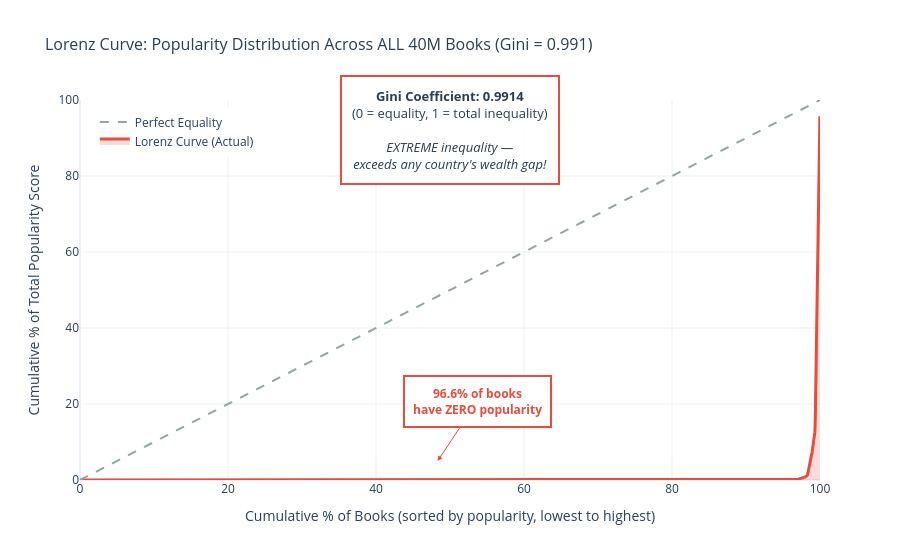

Notebook code cell kept with this figure:
### Code cell
# Lorenz Curve Visualization: 40 Million All Books

fig_40m = go.Figure()

# Add Lorenz curve (actual distribution)
fig_40m.add_trace(go.Scatter(
    x=cumulative_books_pct_40m_sample,
    y=cumulative_popularity_pct_40m_sample,
    mode='lines',
    name='Lorenz Curve (Actual)',
    line=dict(color='#E74C3C', width=3),
    fill='tonexty',
    fillcolor='rgba(231, 76, 60, 0.2)',
    hovertemplate='<b>Bottom %{x:.1f}% of books</b><br>Have %{y:.1f}% of popularity<extra></extra>'
))

# Add perfect equality line (diagonal)
fig_40m.add_trace(go.Scatter(
    x=[0, 100],
    y=[0, 100],
    mode='lines',
    name='Perfect Equality',
    line=dict(color='#95A5A6', width=2, dash='dash'),
    hovertemplate='Perfect Equality Line<extra></extra>'
))

# Add annotation highlighting zero-popularity books
fig_40m.add_annotation(
    x=zero_popularity_pct / 2, y=5,
    text=f"<b>{zero_popularity_pct:.1f}% of books<br>have ZERO popularity</b>",
    showarrow=True,
    arrowhead=2,
    arrowcolor='#E74C3C',
    ax=40, ay=-60,
    font=dict(size=12, color='#E74C3C'),
    bgcolor='rgba(255, 255, 255, 0.9)',
    bordercolor='#E74C3C',
    borderwidth=2,
    borderpad=8
)

# Add Gini annotation
fig_40m.add_annotation(
    x=50, y=92,
    text=f"<b>Gini Coefficient: {gini_40m:.4f}</b><br>" +
         f"(0 = equality, 1 = total inequality)<br><br>" +
         f"<i>EXTREME inequality —<br>" +
         f"exceeds any country's wealth gap!</i>",
    showarrow=False,
    font=dict(size=13, color='#2C3E50'),
    bgcolor='rgba(255, 255, 255, 0.9)',
    bordercolor='#E74C3C',
    borderwidth=2,
    borderpad=10
)

# Update layout
fig_40m.update_layout(
    title=dict(
        text=f"Lorenz Curve: Popularity Distribution Across ALL 40M Books (Gini = {gini_40m:.3f})",
        font=dict(size=16, color='#2C3E50')
    ),
    xaxis=dict(
        title='Cumulative % of Books (sorted by popularity, lowest to highest)',
        showgrid=True,
        gridcolor='#ECF0F1',
        range=[0, 100]
    ),
    yaxis=dict(
        title='Cumulative % of Total Popularity Score',
        showgrid=True,
        gridcolor='#ECF0F1',
        range=[0, 100]
    ),
    template='plotly_white',
    hovermode='x unified',
    font=dict(size=12),
    showlegend=True,
    legend=dict(x=0.02, y=0.98)
)

fig_40m.show()
fig_40m.write_html(FIGURES_DIR / 'lorenz_curve_40m.html')
print(f"\nSaved: {FIGURES_DIR / 'lorenz_curve_40m.html'}")

print(f"\n💡 INTERPRETATION (40M All Books):")
print(f"   - Gini of {gini_40m:.3f} is EXTREME — near theoretical maximum")
print(f"   - {zero_popularity_pct:.1f}% of books have zero popularity")
print(f"   - Curve hugs x-axis for most of its length, then spikes dramatically")
print(f"   - This reveals the TRUE scale of the Long Tail phenomenon")

# Comparison table
print(f"\n" + "="*60)
print("COMPARISON: 3M Active vs 40M Total")
print("="*60)
print(f"{'Metric':<30} {'3M Active':<20} {'40M Total':<20}")
print("-"*60)
print(f"{'Gini Coefficient':<30} {gini_3m:<20.4f} {gini_40m:<20.4f}")
print(f"{'Books with zero popularity':<30} {'0 (by definition)':<20} {f'{zero_popularity_count:,} ({zero_popularity_pct:.1f}%)':<20}")
print(f"{'Inequality level':<30} {'SEVERE':<20} {'EXTREME':<20}")
print("="*60)

print(f"\n🎯 KEY INSIGHT:")
print(f"   Even among active books, inequality is severe (Gini = {gini_3m:.3f}).")
print(f"   But when we include the full catalog, it becomes extreme (Gini = {gini_40m:.3f}).")
print(f"   Book popularity is one of the most unequal distributions in any domain!")

### Figure 1 — Plotly figure (JSON) as saved in the notebook; plotly's stock layout.template omitted (floating-point values rounded to 4 significant figures; data arrays with more than 128 entries replaced by an {"elided": "..."} marker saying what was removed)
{"data": [{"fill": "tonexty", "fillcolor": "rgba(231, 76, 60, 0.2)", "hovertemplate": "<b>Bottom %{x:.1f}% of books</b><br>Have %{y:.1f}% of popularity<extra></extra>", "line": {"color": "#E74C3C", "width": 3}, "mode": "lines", "name": "Lorenz Curve (Actual)", "type": "scatter", "x": {"elided": "4069 float values"}, "y": {"elided": "4069 float values"}}, {"hovertemplate": "Perfect Equality Line<extra></extra>", "line": {"color": "#95A5A6", "dash": "dash", "width": 2}, "mode": "lines", "name": "Perfect Equality", "type": "scatter", "x": [0, 100], "y": [0, 100]}], "layout": {"annotations": [{"arrowcolor": "#E74C3C", "arrowhead": 2, "ax": 40, "ay": -60, "bgcolor": "rgba(255, 255, 255, 0.9)", "bordercolor": "#E74C3C", "borderpad": 8, "borderwidth": 2, "font": {"color": "#E74C3C", "size": 12}, "showarrow": true, "text": "<b>96.6% of books<br>have ZERO popularity</b>", "x": 48.32, "y": 5}, {"bgcolor": "rgba(255, 255, 255, 0.9)", "bordercolor": "#E74C3C", "borderpad": 10, "borderwidth": 2, "font": {"color": "#2C3E50", "size": 13}, "showarrow": false, "text": "<b>Gini Coefficient: 0.9914</b><br>(0 = equality, 1 = total inequality)<br><br><i>EXTREME inequality —<br>exceeds any country's wealth gap!</i>", "x": 50, "y": 92}], "font": {"size": 12}, "hovermode": "x unified", "legend": {"x": 0.02, "y": 0.98}, "showlegend": true, "title": {"font": {"color": "#2C3E50", "size": 16}, "text": "Lorenz Curve: Popularity Distribution Across ALL 40M Books (Gini = 0.991)"}, "xaxis": {"gridcolor": "#ECF0F1", "range": [0, 100], "showgrid": true, "title": {"text": "Cumulative % of Books (sorted by popularity, lowest to highest)"}}, "yaxis": {"gridcolor": "#ECF0F1", "range": [0, 100], "showgrid": true, "title": {"text": "Cumulative % of Total Popularity Score"}}}}
